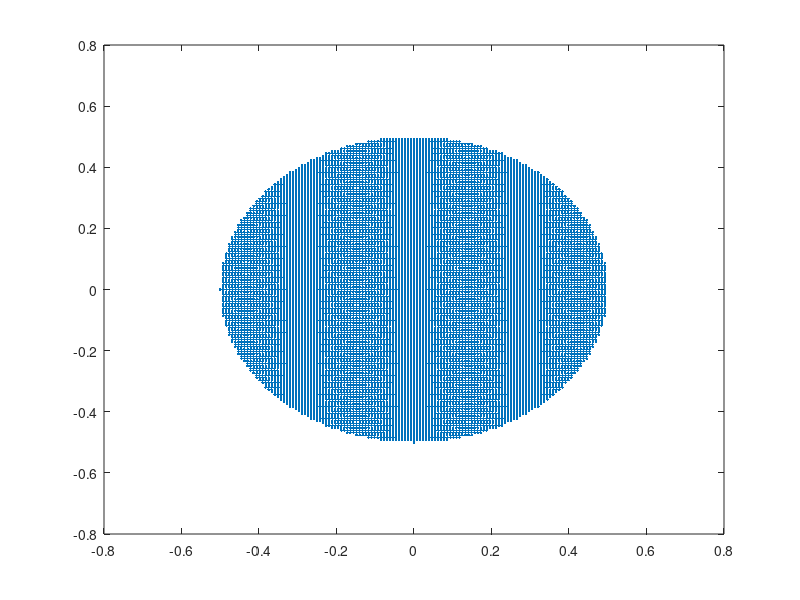

Write MATLAB code to recreate this figure.
%% Filename : Cylinder2d.m
% Written by : amneet bhalla on taylor@mech.northwestern.edu
clear all;
clc;
%% Mesh parameters.
Lx = 32.0; Ly = 16.0;
Nx = 64*4*4*4; Ny = 32*4*4*4;
dx = Lx/Nx; dy = Ly/Ny;

%% disk parameters.
X_com = 0.0; Y_com = 0.0;
Radius = 0.5;
num_pts_x = ceil(2*Radius/dx);
num_pts_y = ceil(2*Radius/dy);

%% write out the points.
idx = 0;
for i = 1:num_pts_x
    x = X_com + ( (i-1)*dx - Radius );
    
    for j = 1:num_pts_y
        y = Y_com + ( (j-1)*dy - Radius );
        
        if( ((x- X_com)^2 + (y-Y_com)^2) <= Radius^2 )
            idx = idx+1;
            X_array(idx) = x; Y_array(idx) = y;
        end
    end
end

XCOM = sum(X_array)/length(X_array);
YCOM = sum(Y_array)/length(Y_array);

X_array = X_array - XCOM;
Y_array = Y_array - YCOM;
%% plot the disk
plot(X_array, Y_array, '.');
%axis 'equal'

%% write the coordinates in the file
fid = fopen('../cylinder2d.vertex','wt');
fprintf(fid,'%d\n', length(X_array));

for i = 1:length(X_array)
    fprintf(fid,'%f\t%f\n',X_array(i),Y_array(i));
end
